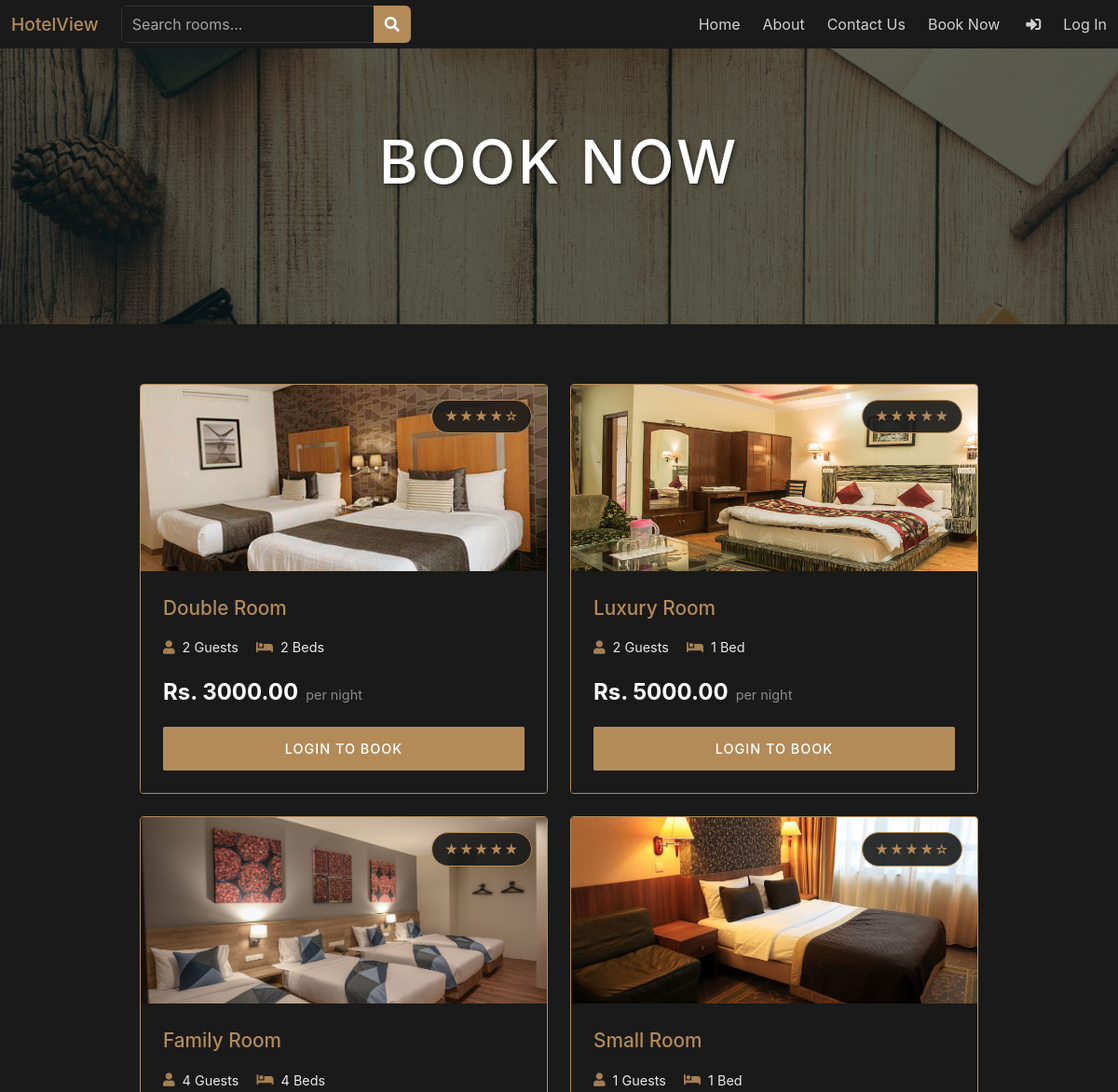
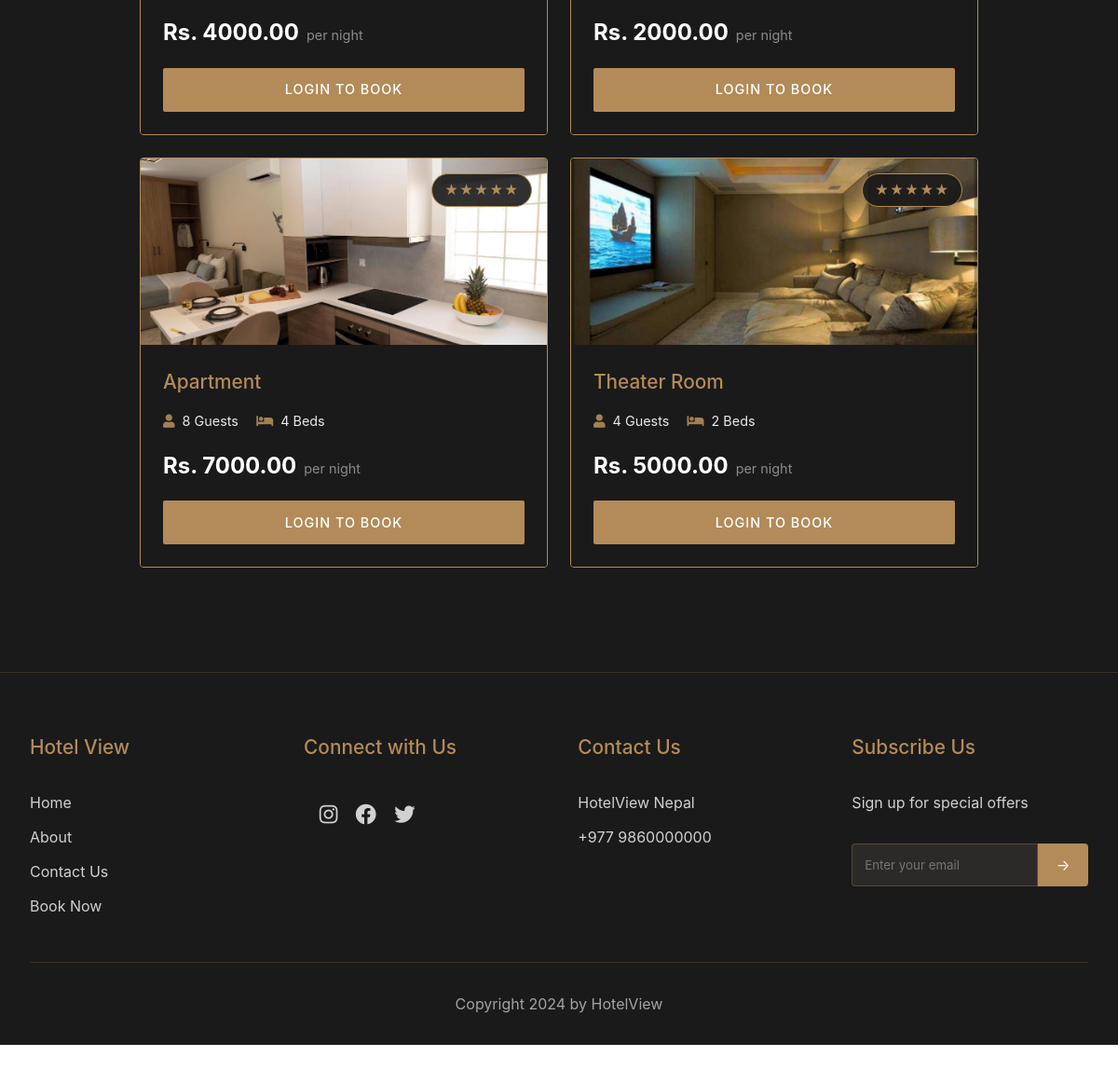
/book/, run on the app's committed database (2 pictures, top to bottom).
### hotel/models.py (models this page shows, shortened)
class Room(models.Model):
    name = models.CharField(max_length=100)
    slug = models.SlugField(unique=True)
    description = models.TextField()
    price = models.DecimalField(max_digits=10, decimal_places=2)
    max_guests = models.IntegerField()
    beds = models.IntegerField()
    size = models.IntegerField(help_text="Size in square feet")
    rating = models.CharField(max_length=10)
    image = models.ImageField(upload_to='rooms/')
    is_available = models.BooleanField(default=True)
    created_at = models.DateTimeField(auto_now_add=True)
    updated_at = models.DateTimeField(auto_now=True)

### hotel/views.py (the view)
# urls.py: path('book/', views.book, name='book'),
def book(request):
    rooms = Room.objects.filter(is_available=True)
    return render(request, 'book.html', {'rooms': rooms})

### templates/book.html (shortened to what this page needs)
{% extends 'base.html' %}
{% load static %}
{% block content %}
<section class="book-section">
    <div class="book-header" style="background-image: url('{% static 'images/Book now.jpg' %}')">
        <div class="header-overlay"></div>
        <h1 class="title has-text-centered has-text-white">Book Now</h1>
    </div>
    <div class="container">
        <div class="rooms-grid">
            {% for room in rooms %}
            <div class="room-booking-card">
                <div class="room-image">
                    <img src="{{ room.image.url }}" alt="{{ room.name }}">
                    <div class="room-rating">
                        <span class="stars">{{ room.rating }}</span>
                    </div>
                </div>
                <div class="room-details">
                    <h3>{{ room.name }}</h3>
                    <div class="amenities">
                        <span><i class="fas fa-user"></i> {{ room.max_guests }} Guests</span>
                        <span><i class="fas fa-bed"></i> {{ room.beds }} Bed{% if room.beds > 1 %}s{% endif %}</span>
                    </div>
                    <div class="room-price">
                        <span class="price">Rs. {{ room.price }}</span>
                        <span class="per-night">per night</span>
                    </div>
                    {% if user.is_authenticated %}
                        <a href="{% url 'hotel:booking_form' %}?room_type={{ room.name|urlencode }}" class="button is-primary book-button">
                            Book Now
                        </a>
                    {% else %}
                        <a href="{% url 'hotel:login' %}?next={% url 'hotel:booking_form' %}?room_type={{ room.name|urlencode }}" class="button is-primary book-button">
                            Login to Book
                        </a>
                    {% endif %}
                </div>
            </div>
            {% endfor %}
        </div>
    </div>
</section>
{% endblock %}

### static/styles/styles.css (style rules this page uses)
.book-section { background-color: #1a1a1a; min-height: 100vh; padding: 0 0 4rem 0; }
.book-header { text-align: center; margin-bottom: 4rem; position: relative; height: 400px; background-size: cover; background-position: center; display: flex; align-items: center; justify-content: center; border-radius: 0; overflow: hidden; margin-top: -52px; }
.header-overlay { position: absolute; top: 0; left: 0; right: 0; bottom: 0; background: rgba(0, 0, 0, 0.6); z-index: 1; }
.book-header .title { font-size: 4rem; color: #ffffff; font-weight: 500; letter-spacing: 3px; position: relative; z-index: 2; text-transform: uppercase; text-shadow: 2px 2px 4px rgba(0, 0, 0, 0.5); margin-top: 52px; }
.rooms-grid { display: grid; grid-template-columns: repeat(2, 1fr); gap: 1.5rem; max-width: 900px; margin: 0 auto 3rem; }
.room-booking-card { background-color: #1a1a1a; border: 1px solid #b38b59; border-radius: 4px; overflow: hidden; transition: all 0.3s ease; position: relative; }
.room-image { position: relative; height: 220px; overflow: hidden; }
.room-image img { width: 100%; height: 100%; object-fit: cover; }
.room-rating { position: absolute; top: 1rem; right: 1rem; background-color: rgba(26, 26, 26, 0.9); padding: 0.4rem 0.8rem; border-radius: 20px; border: 1px solid #b38b59; }
.stars { color: #b38b59; font-size: 0.9rem; letter-spacing: 1px; }
.room-details { padding: 1.5rem; background-color: #1a1a1a; color: white; }
.room-details h3 { font-size: 1.3rem; color: #b38b59; margin-bottom: 1rem; font-weight: 500; }
.amenities { display: flex; gap: 1.2rem; margin-bottom: 1.2rem; color: #ffffff; opacity: 0.9; font-size: 0.9rem; }
.amenities span { display: flex; align-items: center; gap: 0.5rem; }
.amenities i { color: #b38b59; }
.room-price { margin: 1.2rem 0; display: flex; align-items: baseline; gap: 0.5rem; }
.price { font-size: 1.8rem; color: #b38b59; font-weight: 600; }
.per-night { color: #ffffff; opacity: 0.7; font-size: 0.9rem; }
.book-button { width: 100%; background-color: #b38b59 !important; color: white !important; border: none !important; transition: all 0.3s ease !important; text-transform: uppercase; font-size: 0.9rem; letter-spacing: 1px; padding: 0.8rem !important; border-radius: 2px; }
.room-image { position: relative; height: 200px; }
.room-rating { display: flex; align-items: center; gap: 15px; }
.stars { color: #b38b59; }
.price { color: #ffffff; font-size: 24px; font-weight: bold; }
.per-night { color: rgba(255, 255, 255, 0.7); }

### data on the page
Room: image (picture), rating "★★★★☆", name "Double Room", max_guests "2", beds "2", price "3000.00"
Room: image (picture), rating "★★★★★", name "Luxury Room", max_guests "2", beds "1", price "5000.00"
Room: image (picture), rating "★★★★★", name "Family Room", max_guests "4", beds "4", price "4000.00"
Room: image (picture), rating "★★★★☆", name "Small Room", max_guests "1", beds "1", price "2000.00"
Room: image (picture), rating "★★★★★", name "Apartment", max_guests "8", beds "4", price "7000.00"
Room: image (picture), rating "★★★★★", name "Theater Room", max_guests "4", beds "2", price "5000.00"
